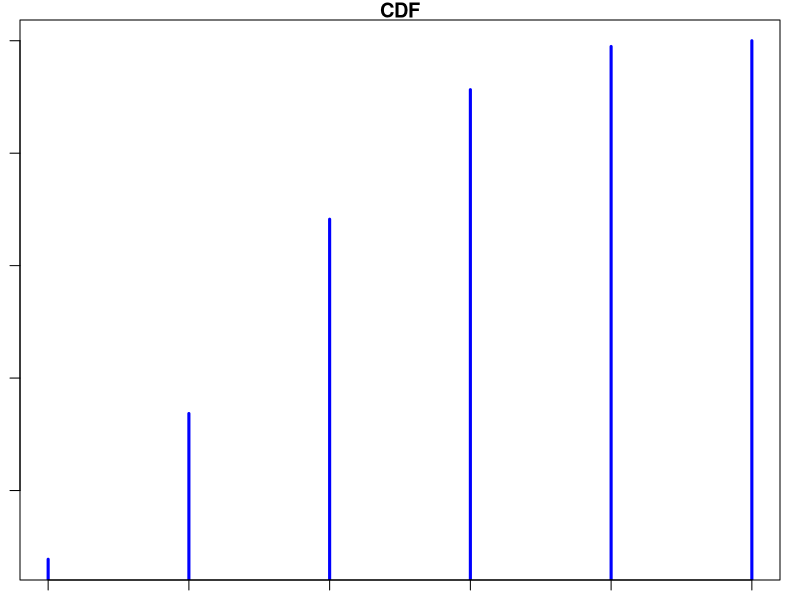
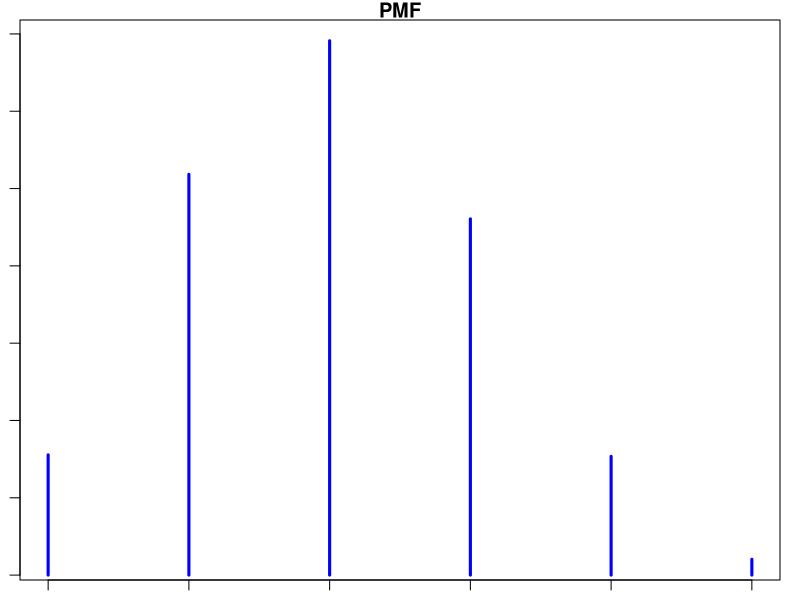
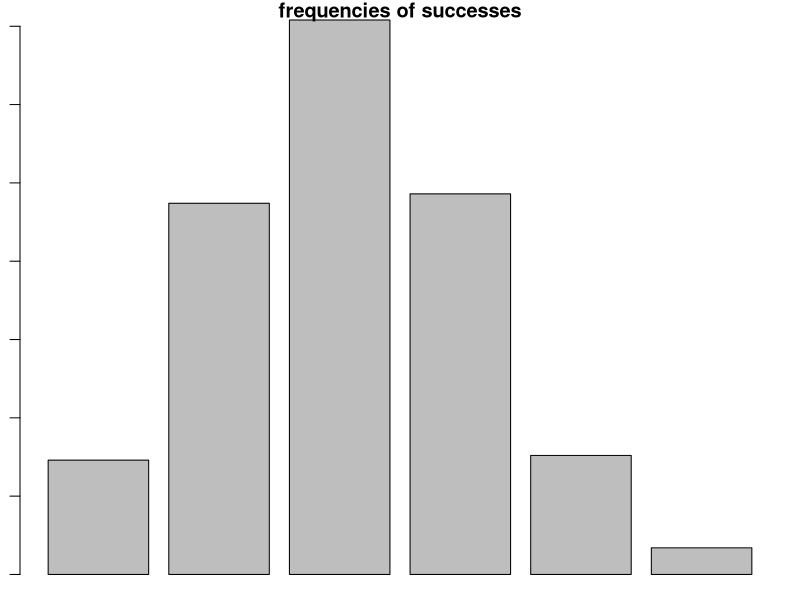
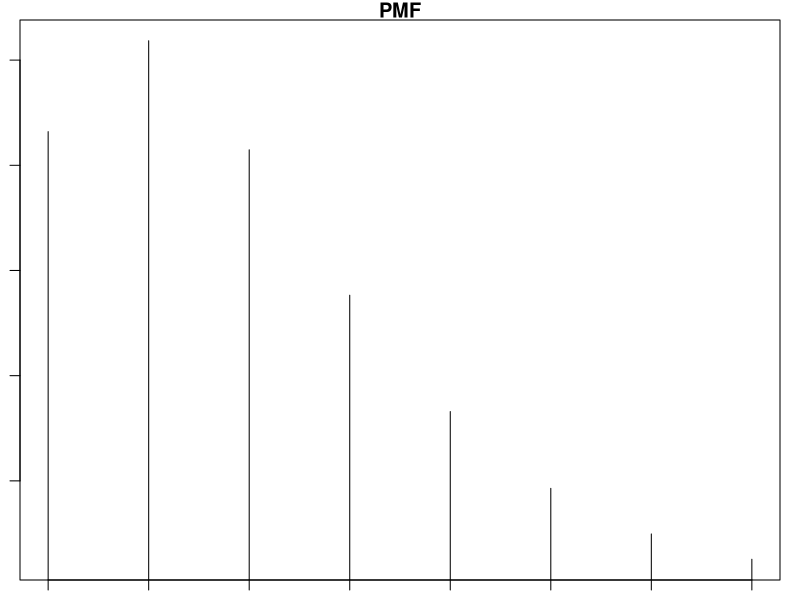
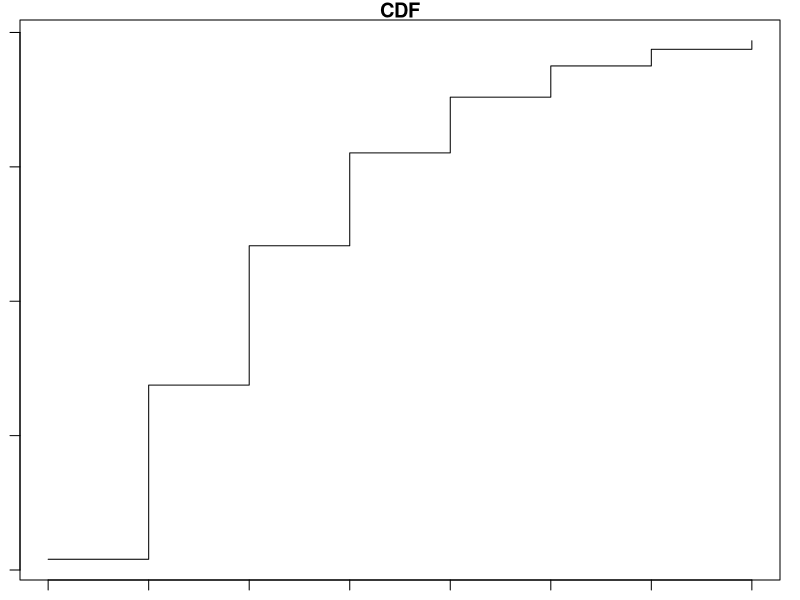
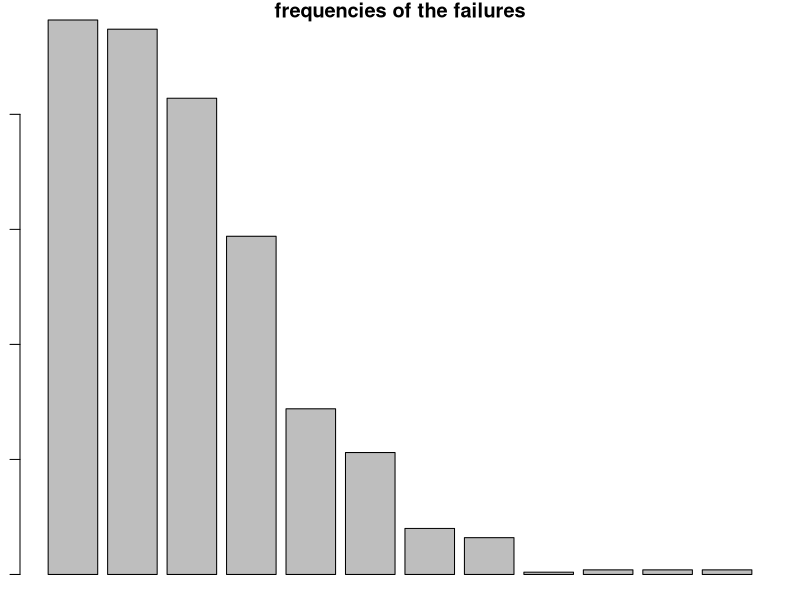
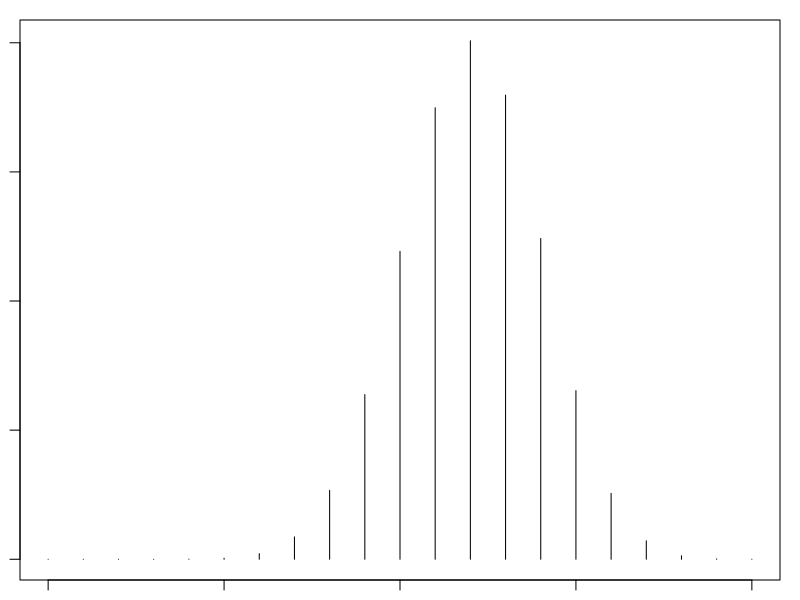
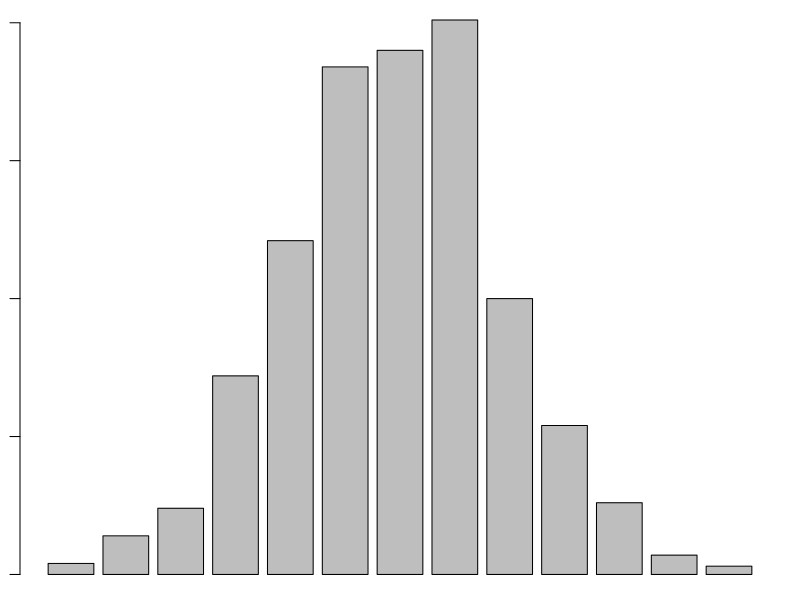

The R script that drew these images, in order:
#part 1
p_1 <- 0.4
n_1 <- 5
#a
successes <- 0:n_1
CDF1 <- pbinom(successes, size=n_1, prob=p_1)
print(CDF1)
PMF1 <- dbinom(successes, size=n_1, prob=p_1)
print(PMF1)
par(mfrow=c(1,1), mar = c(1,1,1,1))
plot(successes, CDF1 ,type='h',xlab="sucesses",ylab="probabilities",col="blue",lwd=3,main="CDF")
plot(successes, PMF1,type='h',xlab="sucesses",ylab="probabilities",col="blue",lwd=3,main="PMF")
#b
p_1_b <- dbinom(2,n_1,p_1)
print(p_1_b)
#c
p_1_c <- 1-pbinom(1,n_1,p_1)
print(p_1_c)
#d
set.seed(100)
perfect_scores_num <- rbinom(1000, size = n_1, prob = p_1)
barplot(table(perfect_scores_num), main = "frequencies of successes", xlab = "number of perfect scores", ylab = "frequency")
#########################################################################################################################################
#part 2
p_2 <- 0.6 
r <- 3 
n_2 <- 10
#a
x <- 0:(n_2 - r)
PMF2 <- dnbinom(x, size = r, prob = p_2)
plot(x, PMF2, type = "h", xlab = "number of failures", ylab = "probability", main = "PMF")
print(PMF2)
CDF2 <- pnbinom(x, size = r, prob = p_2)
print(CDF2)
plot(x, CDF2, type = "s", xlab = "number of failures", ylab = "probability", main = "CDF")
#b
prob__of_4 <- dnbinom(4, size = r, prob = p_2)
prob__of_4
#c
atmost_4 <- pnbinom(4, size = r, prob = p_2)
atmost_4
#d
set.seed(100)
failures <- rnbinom(1000, size = r, prob = p_2)
barplot(table(failures), main = "frequencies of the failures", xlab = "Number of failures", ylab = "Frequency")
#########################################################################################################################################
#part 3
n_3 <- 20
p_3 <- 0.6
#a
question_num <- 0:20
probability <- dhyper(question_num,m=p_3*100,n=40,k=n_3)
print(probability)
plot(question_num, probability, type = "h", xlab = "Number of Multiple Choice Questions", ylab = "Probability")
#b
exact10 <- dhyper(10,m=p_3*100,n=40,k=n_3)
exact10
#c
least10 <- 1 - phyper(9,m=p_3*100,n=40,k=n_3)
least10
#d
set.seed(100)
data_in_sim <- rhyper(1000,m=p_3*100,n=40,k=n_3)
print(data_in_sim)
barplot(table(data_in_sim), xlab = "Number of Multiple Choice Questions", ylab = "Frequency")
#########################################################################################################################################
#part 4
Question_num <- 10
#a
dpois(8, Question_num)
#b
ppois(8, Question_num)
#c
ppois(12, Question_num) - ppois(5, Question_num)
#d
first_20_question <- 0:20
prob_20 <- dpois(first_20_question, Question_num)
plot(first_20_question, prob_20, type = "h", xlab = "Number of Questions", ylab = "Probability", main = "PMF")
#e
set.seed(100)
data_in_sim <- rpois(50, Question_num)
barplot(table(data_in_sim), xlab = "Number of Questions", ylab = "Frequency")
boxplot(data_in_sim, xlab = "Number of Questions")
#########################################################################################################################################
#part 5
mean <- 100
stand_deviation <- 10
#a
x <- seq(mean - 3*stand_deviation, mean + 3*stand_deviation, length.out = 100)
y <- dnorm(x, mean = mean, sd = stand_deviation)
plot(x, y, type = "l", main = "PDF", xlab = "Money Spent ($)", ylab = "Density")
#b
1 - pnorm(120, mean = mean, sd = stand_deviation)
#c
pnorm(90, mean = mean, sd = stand_deviation) - pnorm(80, mean = mean, sd = stand_deviation)
#d
1 - pnorm(mean + stand_deviation, mean = mean, sd = stand_deviation) + pnorm(mean - stand_deviation, mean = mean, sd = stand_deviation)
1 - pnorm(mean + 2*stand_deviation, mean = mean, sd = stand_deviation) + pnorm(mean - 2*stand_deviation, mean = mean, sd = stand_deviation)
1 - pnorm(mean + 3*stand_deviation, mean = mean, sd = stand_deviation) + pnorm(mean - 3*stand_deviation, mean = mean, sd = stand_deviation)
#e
qnorm(0.1, mean = mean, sd = stand_deviation)
qnorm(0.9, mean = mean, sd = stand_deviation)
#f
qnorm(0.98, mean = mean, sd = stand_deviation)
#g
set.seed(100)
visitors <- rnorm(10000, mean = mean, sd = stand_deviation)
hist(visitors, main = "plot for 10,000 visitors using the above distribution",xlab = "Money Spent ($)", col = "blue", breaks = 20)
